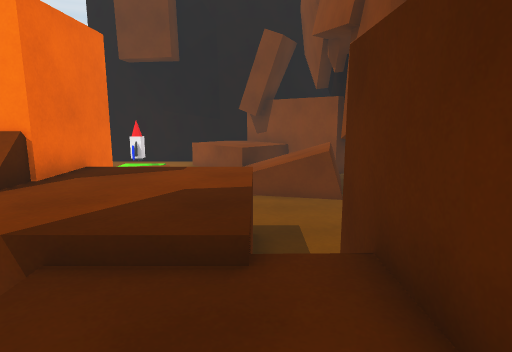
[1] (above)

20 first-person views from a walk through a scene from a Unity 3-D project. The camera is 1.3 m above the floor, tilts 10° down and sees 75° across. The floor is counted in squares, 1 m on a side. Each view is taken from the middle of a square. On the plan, view 1 faces up. The plan holds only what a view shows up to about 14 squares ahead; the rest is blank. The place goes on beyond the plan.

[2]
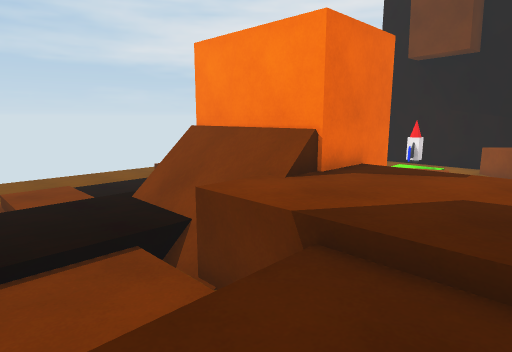

[3]
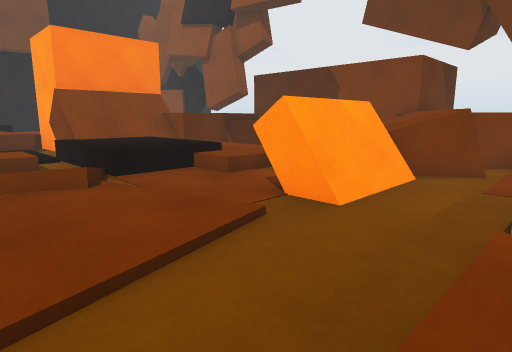

[4]
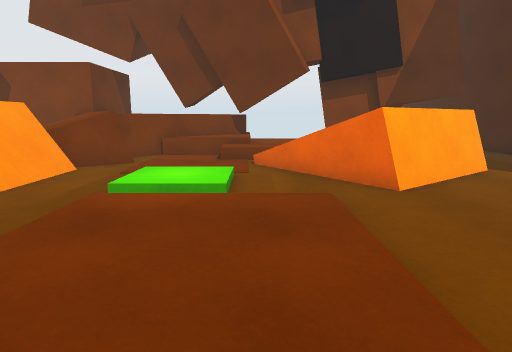

[5]
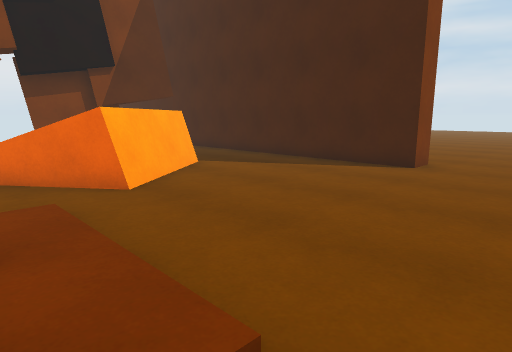

[6]
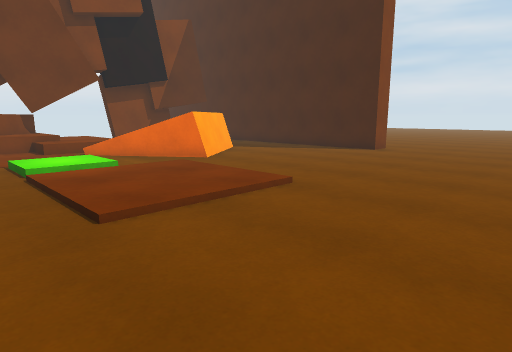

[7]
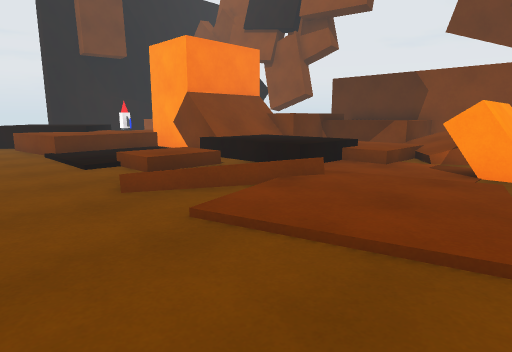

[8]
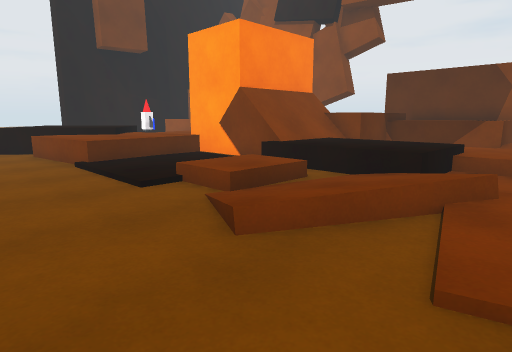

[9]
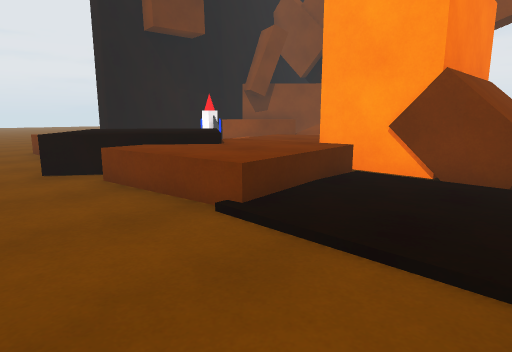

[10]
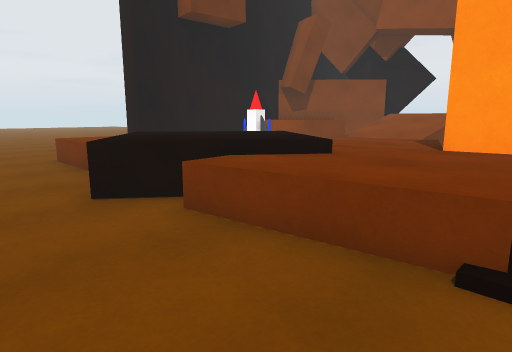

[11]
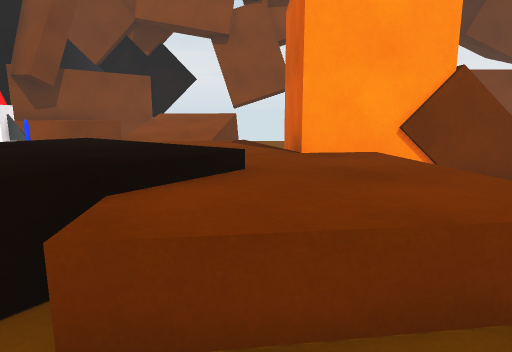

[12]
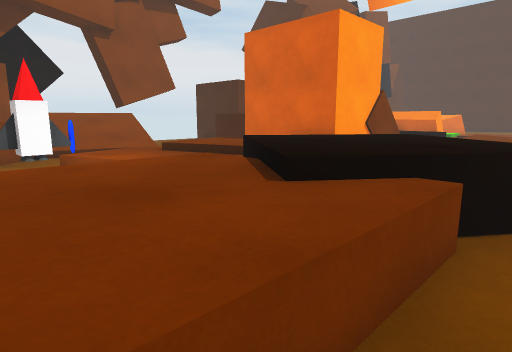

[13]
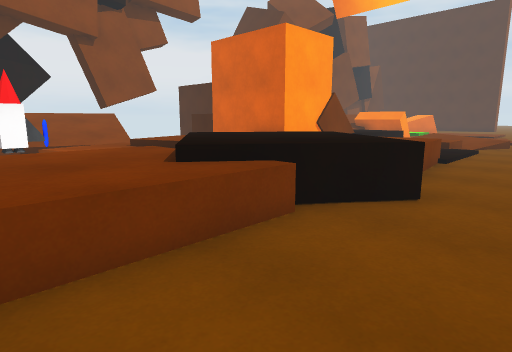

[14]
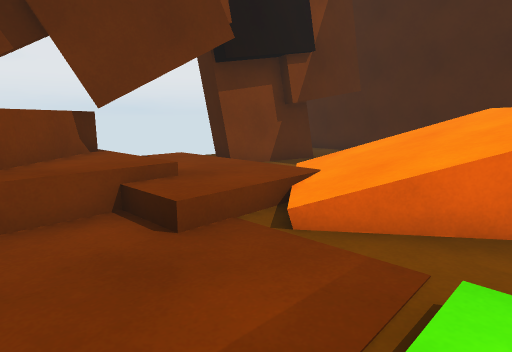

[15]
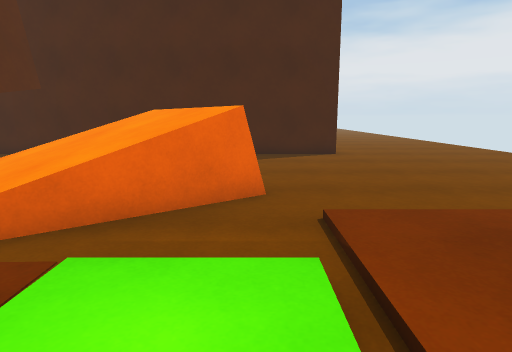

[16]
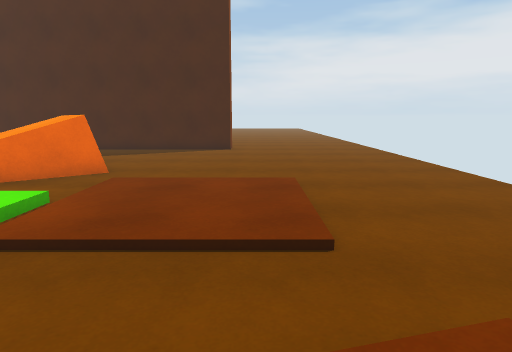

[17]
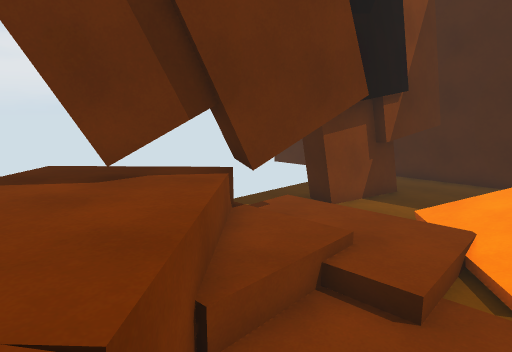

[18]
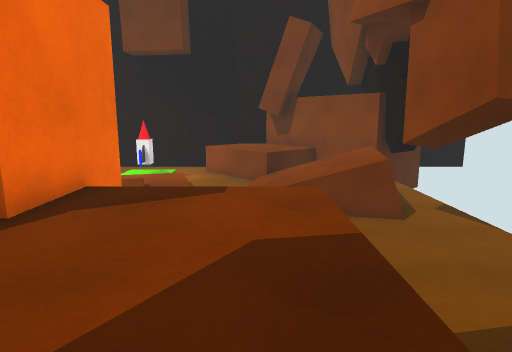

[19]
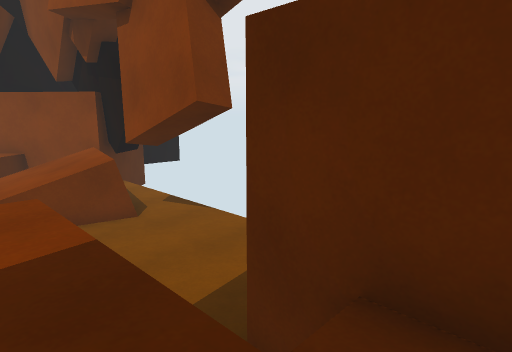

[20]
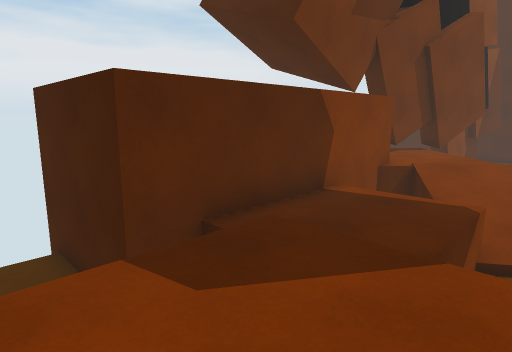

### Floor plan
Key: @ floor where view 1 was taken; # wall or solid block; x gap in a wall; . main floor; : floor 0.25 m higher than the main floor; + floor 0.5 m higher than the main floor; * floor 0.75 m higher than the main floor; % floor 1 m higher than the main floor; & floor 1.25 m higher than the main floor; $ floor 1.5 m higher than the main floor; / step, stairs or slope; = window, fence, low wall or low ledge; ^ raised ledge; v drop or lower ground; R rocket.
Columns run from 15 left of view 1 to 5 right of it. Each row starts with its distance up from view 1.
 17 ...=====    ^^ ^##
 16  ..=***. RR .^^^^####
 15 ...=***. :R...^^ v###
 14 ...=//*. //+..///vv##
 13 ...=%%v  //+/ ////=.
 12  .=%%%%%+//// ////v.
 11  .=%%%%=***/  ////v.
 10 ...=/%/*****   .=v=.
  9 ...**/*v***.   .....
  8 ...=***v####   .....
  7 ...=***v#  #........
  6 ...=:::/#  #$$$....
  5 .../:::/####$$$.....
  4 .../:::=////$$$.#####
  3 ...// //**/x////#
  2 ....+ //**///=&&#
  1 .../:../**///=&&#
  0 ...::///**////&@#
 -1 ...//+/=///+/=vv#
 -2 ...////../////v #
 -3 ...::::.../////v## ^
 -4 .../:::.###v////$##v#
 -5  ../:::/####///$$$
 -6 . ../.......#=#$$$$$
 -7  ..............=$# $
 -8 ..../:::/::....*=# v
 -9 ..../:::/::..//*##^
-10 ..../:::/...////##
-11 ..../////..=//+/++..
-12 .........#////////..
-13 .........=//////.##.
-14 ..........=////..#
-15 ...........#/. ..#
-16 ...........=.  ..#
-17 ..................
-18 ...................
-19 ......#############
-20 ......#
-21 .......

Positions as (right, up) in squares from view 1, and headings:
1: (0, 0), facing up
2: (0, 0), facing up-left
3: (-11, -8), facing up-right
4: (-12, -10), facing right
5: (-12, -10), facing down-right
6: (-15, -6), facing down-right
7: (-15, -6), facing up-right
8: (-15, -3), facing up-right
9: (-15, 3), facing up-right
10: (-15, 6), facing up-right
11: (-14, 9), facing right
12: (-13, 17), facing down-right
13: (-15, 17), facing down-right
14: (-5, -7), facing down-right
15: (-6, -7), facing down
16: (-10, -4), facing down
17: (-3, -5), facing down-right
18: (-1, 2), facing up
19: (-1, 2), facing up-right
20: (-3, 6), facing down-right
